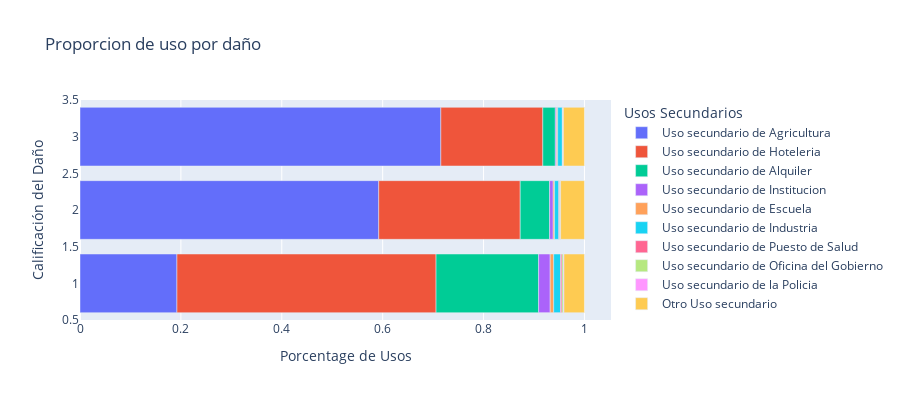

Source (notebook cell):
### Code cell
fig = px.bar(second_use_count_percentage.reset_index(), x=second_uses_label, y="damage_grade",
             orientation='h', 
             height=400,
             labels={
                "damage_grade": "Calificación del Daño",
                "variable": "Usos Secundarios",
                "value": "Porcentage de Usos",
             },
             title='Proporcion de uso por daño')
fig.show()

### Figure 1 — Plotly figure (JSON) as saved in the notebook; plotly's stock layout.template omitted (floating-point values rounded to 4 significant figures)
{"data": [{"alignmentgroup": "True", "hovertemplate": "Usos Secundarios=Uso secundario de Agricultura<br>Porcentage de Usos=%{x}<br>Calificación del Daño=%{y}<extra></extra>", "legendgroup": "Uso secundario de Agricultura", "marker": {"color": "#636efa"}, "name": "Uso secundario de Agricultura", "offsetgroup": "Uso secundario de Agricultura", "orientation": "h", "showlegend": true, "textposition": "auto", "type": "bar", "x": [0.1922, 0.5922, 0.7153], "xaxis": "x", "y": [1, 2, 3], "yaxis": "y"}, {"alignmentgroup": "True", "hovertemplate": "Usos Secundarios=Uso secundario de Hoteleria<br>Porcentage de Usos=%{x}<br>Calificación del Daño=%{y}<extra></extra>", "legendgroup": "Uso secundario de Hoteleria", "marker": {"color": "#EF553B"}, "name": "Uso secundario de Hoteleria", "offsetgroup": "Uso secundario de Hoteleria", "orientation": "h", "showlegend": true, "textposition": "auto", "type": "bar", "x": [0.5137, 0.2805, 0.2021], "xaxis": "x", "y": [1, 2, 3], "yaxis": "y"}, {"alignmentgroup": "True", "hovertemplate": "Usos Secundarios=Uso secundario de Alquiler<br>Porcentage de Usos=%{x}<br>Calificación del Daño=%{y}<extra></extra>", "legendgroup": "Uso secundario de Alquiler", "marker": {"color": "#00cc96"}, "name": "Uso secundario de Alquiler", "offsetgroup": "Uso secundario de Alquiler", "orientation": "h", "showlegend": true, "textposition": "auto", "type": "bar", "x": [0.2033, 0.05828, 0.02484], "xaxis": "x", "y": [1, 2, 3], "yaxis": "y"}, {"alignmentgroup": "True", "hovertemplate": "Usos Secundarios=Uso secundario de Institucion<br>Porcentage de Usos=%{x}<br>Calificación del Daño=%{y}<extra></extra>", "legendgroup": "Uso secundario de Institucion", "marker": {"color": "#ab63fa"}, "name": "Uso secundario de Institucion", "offsetgroup": "Uso secundario de Institucion", "orientation": "h", "showlegend": true, "textposition": "auto", "type": "bar", "x": [0.02295, 0.007154, 0.002308], "xaxis": "x", "y": [1, 2, 3], "yaxis": "y"}, {"alignmentgroup": "True", "hovertemplate": "Usos Secundarios=Uso secundario de Escuela<br>Porcentage de Usos=%{x}<br>Calificación del Daño=%{y}<extra></extra>", "legendgroup": "Uso secundario de Escuela", "marker": {"color": "#FFA15A"}, "name": "Uso secundario de Escuela", "offsetgroup": "Uso secundario de Escuela", "orientation": "h", "showlegend": true, "textposition": "auto", "type": "bar", "x": [0.006954, 0.002606, 0.002308], "xaxis": "x", "y": [1, 2, 3], "yaxis": "y"}, {"alignmentgroup": "True", "hovertemplate": "Usos Secundarios=Uso secundario de Industria<br>Porcentage de Usos=%{x}<br>Calificación del Daño=%{y}<extra></extra>", "legendgroup": "Uso secundario de Industria", "marker": {"color": "#19d3f3"}, "name": "Uso secundario de Industria", "offsetgroup": "Uso secundario de Industria", "orientation": "h", "showlegend": true, "textposition": "auto", "type": "bar", "x": [0.01368, 0.008429, 0.009232], "xaxis": "x", "y": [1, 2, 3], "yaxis": "y"}, {"alignmentgroup": "True", "hovertemplate": "Usos Secundarios=Uso secundario de Puesto de Salud<br>Porcentage de Usos=%{x}<br>Calificación del Daño=%{y}<extra></extra>", "legendgroup": "Uso secundario de Puesto de Salud", "marker": {"color": "#FF6692"}, "name": "Uso secundario de Puesto de Salud", "offsetgroup": "Uso secundario de Puesto de Salud", "orientation": "h", "showlegend": true, "textposition": "auto", "type": "bar", "x": [0.002782, 0.001775, 0.0006788], "xaxis": "x", "y": [1, 2, 3], "yaxis": "y"}, {"alignmentgroup": "True", "hovertemplate": "Usos Secundarios=Uso secundario de Oficina del Gobierno<br>Porcentage de Usos=%{x}<br>Calificación del Daño=%{y}<extra></extra>", "legendgroup": "Uso secundario de Oficina del Gobierno", "marker": {"color": "#B6E880"}, "name": "Uso secundario de Oficina del Gobierno", "offsetgroup": "Uso secundario de Oficina del Gobierno", "orientation": "h", "showlegend": true, "textposition": "auto", "type": "bar", "x": [0.003013, 0.001165, 0.000543], "xaxis": "x", "y": [1, 2, 3], "yaxis": "y"}, {"alignmentgroup": "True", "hovertemplate": "Usos Secundarios=Uso secundario de la Policia<br>Porcentage de Usos=%{x}<br>Calificación del Daño=%{y}<extra></extra>", "legendgroup": "Uso secundario de la Policia", "marker": {"color": "#FF97FF"}, "name": "Uso secundario de la Policia", "offsetgroup": "Uso secundario de la Policia", "orientation": "h", "showlegend": true, "textposition": "auto", "type": "bar", "x": [0.0009272, 0.0006654, 0.0009503], "xaxis": "x", "y": [1, 2, 3], "yaxis": "y"}, {"alignmentgroup": "True", "hovertemplate": "Usos Secundarios=Otro Uso secundario<br>Porcentage de Usos=%{x}<br>Calificación del Daño=%{y}<extra></extra>", "legendgroup": "Otro Uso secundario", "marker": {"color": "#FECB52"}, "name": "Otro Uso secundario", "offsetgroup": "Otro Uso secundario", "orientation": "h", "showlegend": true, "textposition": "auto", "type": "bar", "x": [0.04057, 0.04725, 0.04168], "xaxis": "x", "y": [1, 2, 3], "yaxis": "y"}], "layout": {"barmode": "relative", "height": 400, "legend": {"title": {"text": "Usos Secundarios"}, "tracegroupgap": 0}, "title": {"text": "Proporcion de uso por daño"}, "xaxis": {"anchor": "y", "domain": [0, 1], "title": {"text": "Porcentage de Usos"}}, "yaxis": {"anchor": "x", "domain": [0, 1], "title": {"text": "Calificación del Daño"}}}}
